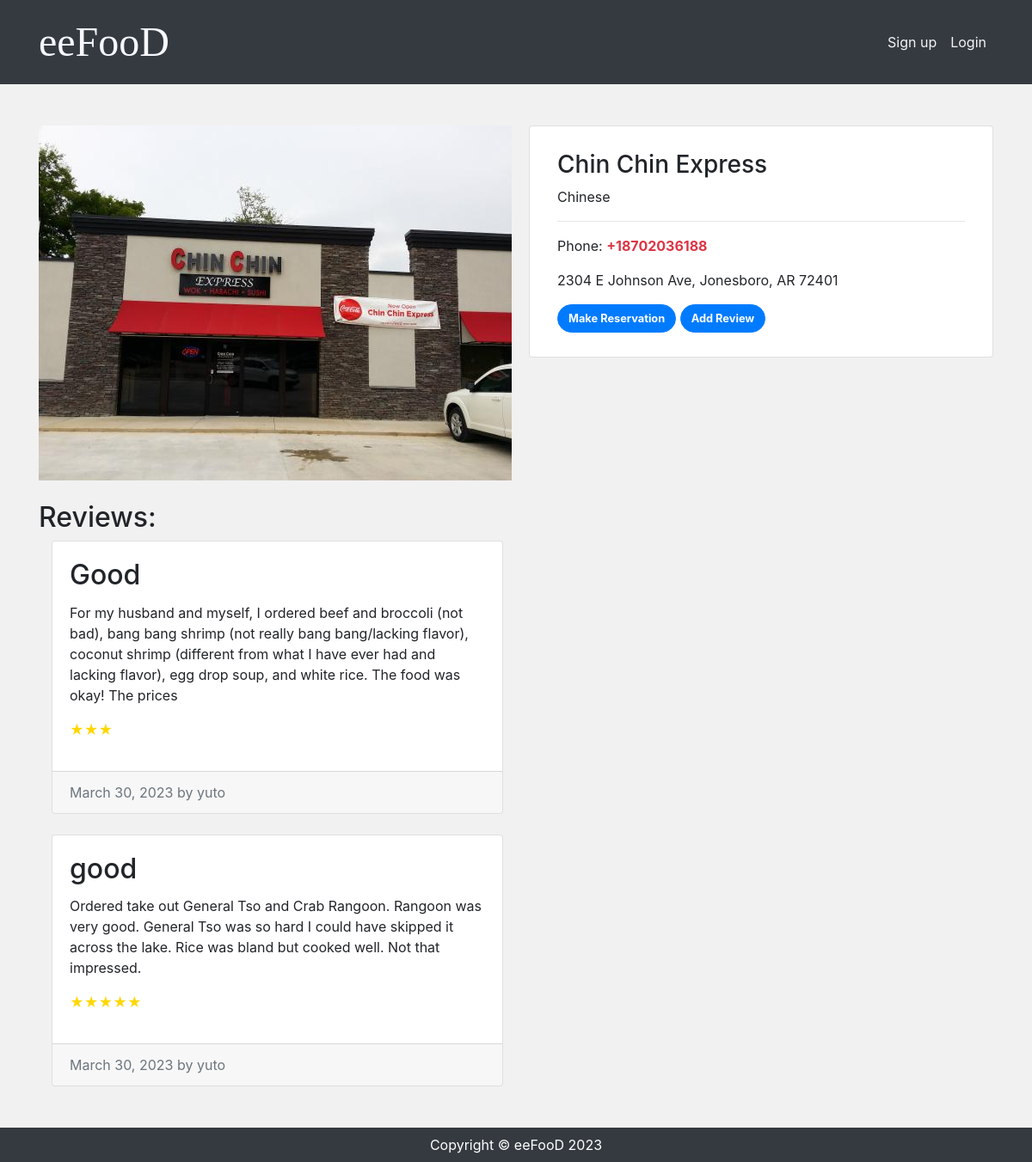
Page /restaurant/Chin Chin Express on the committed database.
### application/models.py (models this page shows, shortened)
class Restaurants(models.Model):
    name = models.CharField(
        max_length=255,
        blank=False,
        null=False,
        primary_key=True
    )
    addr = models.CharField(
        max_length=300,
        blank=False,
        null=False
    )
    table = models.PositiveSmallIntegerField(
        blank=False,
        null=False,
    )
    Genre = models.CharField(
        max_length=255,
        blank=False,
        null=False,
    )
    phone = PhoneNumberField(
        blank=False,
        null=False
    )
    img = models.ImageField(
        blank=True,
        upload_to='media/'
    )

class Review(models.Model):
    restaurant = models.ForeignKey(Restaurants, on_delete=models.CASCADE, related_name='reviews', null=True)
    author = models.ForeignKey(settings.AUTH_USER_MODEL, on_delete=models.CASCADE)
    title =models.CharField("Title", max_length=255)
    comment =models.TextField("Comment", max_length=255)
    rate = models.IntegerField(verbose_name='レビュースコア', choices=SCORE_CHOICES, default='3')
    image = models.ImageField(upload_to='review_images', null=True, blank=True)
    created = models.DateTimeField("Date", default=timezone.now)

### application/views.py (the view)
# urls.py: path('restaurant/<name>', views.ItemDetailView.as_view(), name='restaurant'),
class ItemDetailView(View):
    def get(self, request, *args, **kwargs):
        restaurant_data = Restaurants.objects.get(name=self.kwargs['name'])
        review_data = Review.objects.order_by('-id')
        return render(request, 'application/restaurant.html', {
            'restaurant_data': restaurant_data,
            'review_data': review_data,
        })

### application/templates/application/restaurant.html (shortened to what this page needs)
{% extends 'application/base.html' %}
{% block content %}
<div class="my-5">
    <div class="row restaurant">
        <div class="col-md-6 mb-4 text-center">
            <img src="{{ restaurant_data.img.url }}" alt="" class="imag-fluid">
        </div>
        <div class="col-md-6 mb-4">
            <div class="card">
                <div class="card-body px-2 py-1">
                    <div class="p-4">
                        <h3>{{ restaurant_data.name }}</h3>
                        <p class="mb-3">{{ restaurant_data.Genre }}</p>
                        <hr>
                        <p>Phone: <span class="text-danger font-weight-bold">{{ restaurant_data.phone }}</span></p>
                        <p>{{ restaurant_data.addr }}</p>
                        <a href="{% url 'reservation' restaurant_data.pk %}" class="btn btn-primary">Make Reservation</a>
                        <a href="{% url 'restaurant_review' pk=restaurant_data.pk %}" class="btn btn-primary">Add Review</a>
                    </div>
                </div>
            </div>
        </div>
    </div>
    {% if restaurant_data.reviews.count > 0 %}
    <div class="wide-card">
        <h2>Reviews:</h2>
        <div class="col-md-6 mb-4">
            {% for review in restaurant_data.reviews.all %}
                <div class="card mb-4">
                    <div class="card-body">
                        <h2 class="card-title">{{ review.title }}</h2>
                        <p class="card-text">{{ review.comment }}</p>
                        <p class="star-rating">
                            {% for i in review.get_rate_display %}★{% endfor %}
                        </p>
                    </div>
                    <div class="card-footer text-muted">
                        {{ review.created|date }} by {{ review.author }}
                    </div>
                </div>
            {% empty %}
                <p>No reviews yet.</p>
            {% endfor %}
        </div>
    </div>
    {% endif %}
</div>
{% endblock %}

### application/static/style.css (style rules this page uses)
* { margin: 0; padding: 0; box-sizing: border-box; }
body { background: #f1f1f1; display: flex; flex-flow: column; min-height: 100vh; }
.btn { font-size: 80%; border-radius: 5rem; font-weight: bold; }
.wide-card { width: 100%; max-width: 1500px; margin: 0 auto; }
.star-rating { color: #FFD700; }

### rows in the picture
Restaurants: img (picture), name "Chin Chin Express", Genre "Chinese", phone "+18702036188", addr "2304 E Johnson Ave, Jonesboro, AR 72401"
Review: title "Good", comment "For my husband and myself, I ordered beef and broccoli (not bad), bang bang shrimp (not really bang bang/lacking flavor), coconut shrimp (different from what I have ever had and lacking flavor), egg drop soup, and white rice. The food was okay! The prices", created "March 30, 2023", author "yuto"
Review: title "good", comment "Ordered take out General Tso and Crab Rangoon. Rangoon was very good. General Tso was so hard I could have skipped it across the lake. Rice was bland but cooked well. Not that impressed.", created "March 30, 2023", author "yuto"
